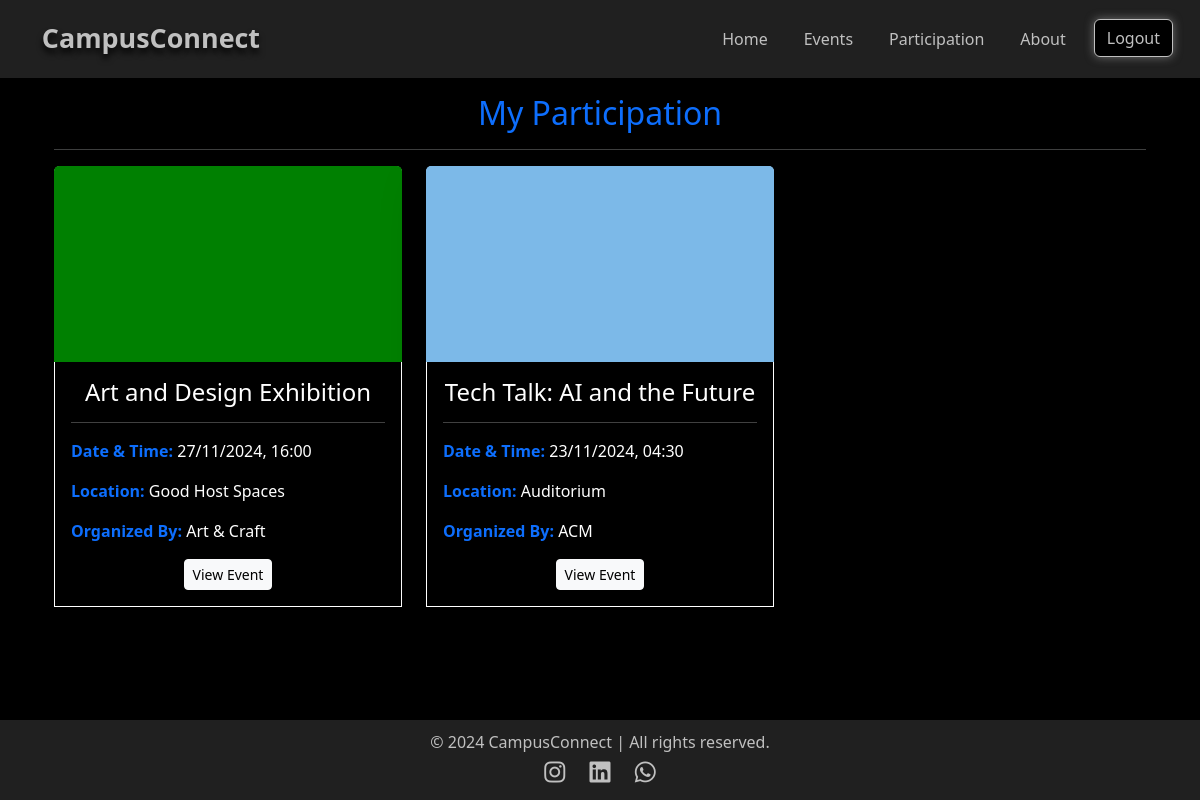
The page /participation/ (signed in) on the database its author committed.
### events/models.py (models this page shows, shortened)
class EventRegistration(models.Model):
    event = models.ForeignKey(Event, on_delete=models.CASCADE, related_name='registrations')
    user = models.ForeignKey(User, on_delete=models.CASCADE)
    name = models.CharField(max_length=100)
    email = models.EmailField()
    phone = models.CharField(max_length=15)
    registered_at = models.DateTimeField(auto_now_add=True)
    class Meta:
        unique_together = ('event', 'user')

class Event(models.Model):
    title = models.CharField(max_length=100)
    description = models.TextField()
    event_datetime = models.DateTimeField()
    location = models.CharField(max_length=200)
    photo = models.ImageField(upload_to='event_photos/', blank=True, null=True)
    organized_by = models.CharField(max_length=100, default="Unknown")
    user = models.ForeignKey(User, on_delete=models.CASCADE)
    is_approved = models.BooleanField(default=False)

### events/views.py (the view)
# urls.py: path('participation/', views.participation, name='participation'),
@login_required
def participation(request):
    participation = EventRegistration.objects.filter(user=request.user)
    return render(request, 'participation.html', {'participation': participation})

### events/templates/participation.html
{% extends 'layout.html' %}
{% block content %}
<div class="container my-3">
    <h2 class="text-center" style="color: #0d6efd;">My Participation</h2>
    <hr>
    {% if user.is_authenticated %}
        {% if participation %}
            <div class="row">
                {% for participation in participation %}
                    <div class="col-md-4 col-lg-4 mb-4">
                        <div class="card border-0 shadow-lg hover-effect" style="border: 2px solid white;">
                            {% if participation.event.photo %}
                                <img src="{{ participation.event.photo.url }}" class="card-img-top" alt="Event photo">
                            {% else %}
                                <img src="default_image_url.jpg" class="card-img-top" alt="Default image">
                            {% endif %}
                            <div class="card-body" style="background-color: black; color: white; border-left: 1px solid white; border-right: 1px solid white; border-bottom: 1px solid white;">
                                <h4 class="card-title text-center">{{ participation.event.title }}</h4><hr>
                                <p><strong><span style="color: #0d6efd;">Date & Time:</span></strong> {{ participation.event.event_datetime|date:"d/m/Y, H:i" }}</p>
                                <p><strong><span style="color: #0d6efd;">Location:</span></strong> {{ participation.event.location }}</p>
                                <p><strong><span style="color: #0d6efd;">Organized By:</span></strong> {{ participation.event.organized_by }}</p>
                                <div class="d-flex justify-content-center">
                                    <a href="{% url 'event_detail' participation.event.id %}" class="btn btn-light btn-sm">View Event</a>
                                </div>
                            </div>
                        </div>
                    </div>
                {% endfor %}
            </div>
        {% else %}
            <h4 class="text-center">You have not registered for any events yet.</h4>
        {% endif %}
    {% else %}
        <div class="text-center">
            <p>You need to log in to view your participation.</p>
            <a href="{% url 'login' %}?next={% url 'participation' %}" class="btn btn-primary">Login to Participate</a>
        </div>
    {% endif %}
</div>
{% endblock %}

### templates/layout.html (style rules this page uses)
body { background-color: #000000; color: #f8f9fa; min-height: 100vh; display: flex; flex-direction: column; }

### rows shown on the page
EventRegistration: event.photo (picture), event "Art and Design Exhibition", event.event_datetime "27/11/2024, 16:00", event.location "Good Host Spaces", event.organized_by "Art & Craft"
EventRegistration: event.photo (picture), event "Tech Talk: AI and the Future", event.event_datetime "23/11/2024, 04:30", event.location "Auditorium", event.organized_by "ACM"
